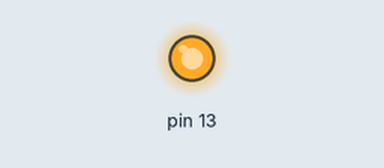
A sketch run on a simulated Arduino Uno, built with avr-gcc and run on an emulated ATmega328P. Parts: output pins drawn as LEDs (lit = HIGH).

Above: at 0.2 s.
At 20.5 s:
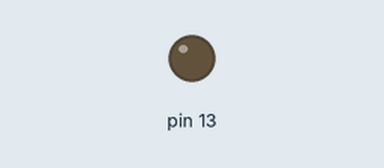
Timing chart, 0 to 21.5 s (numbered marks = the images above):
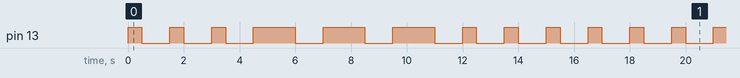

Measured:
- by itself, pin 13: repeats every 16.5 s: 2 × (LOW 1.0 s, HIGH 0.50 s), 3 × (LOW 1.0 s, HIGH 1.5 s), 4 × (LOW 1.0 s, HIGH 0.50 s)
- by itself, everything shown: repeats every 16.5 s, in 18 steps

The sketch:

BlinkSOS.ino
```cpp
void setup() {
  pinMode (13, OUTPUT);
}
void loop() {
  digitalWrite (13, HIGH);
  delay (500);
  digitalWrite (13, LOW);
  delay (1000);
  digitalWrite (13, HIGH),
  delay (500);
  digitalWrite (13, LOW),
  delay (1000);
  digitalWrite (13, HIGH),
  delay (500);
  digitalWrite (13, LOW),
  delay (1000);
  digitalWrite (13, HIGH);
  delay (1500);
  digitalWrite (13, LOW);
  delay (1000);
  digitalWrite (13, HIGH),
  delay (1500);
  digitalWrite (13, LOW),
  delay (1000);
  digitalWrite (13, HIGH),
  delay (1500);
  digitalWrite (13, LOW),
  delay (1000);
   digitalWrite (13, HIGH);
  delay (500);
  digitalWrite (13, LOW);
  delay (1000);
  digitalWrite (13, HIGH),
  delay (500);
  digitalWrite (13, LOW),
  delay (1000);
  digitalWrite (13, HIGH),
  delay (500);
  digitalWrite (13, LOW),
  delay (1000);
}
```
